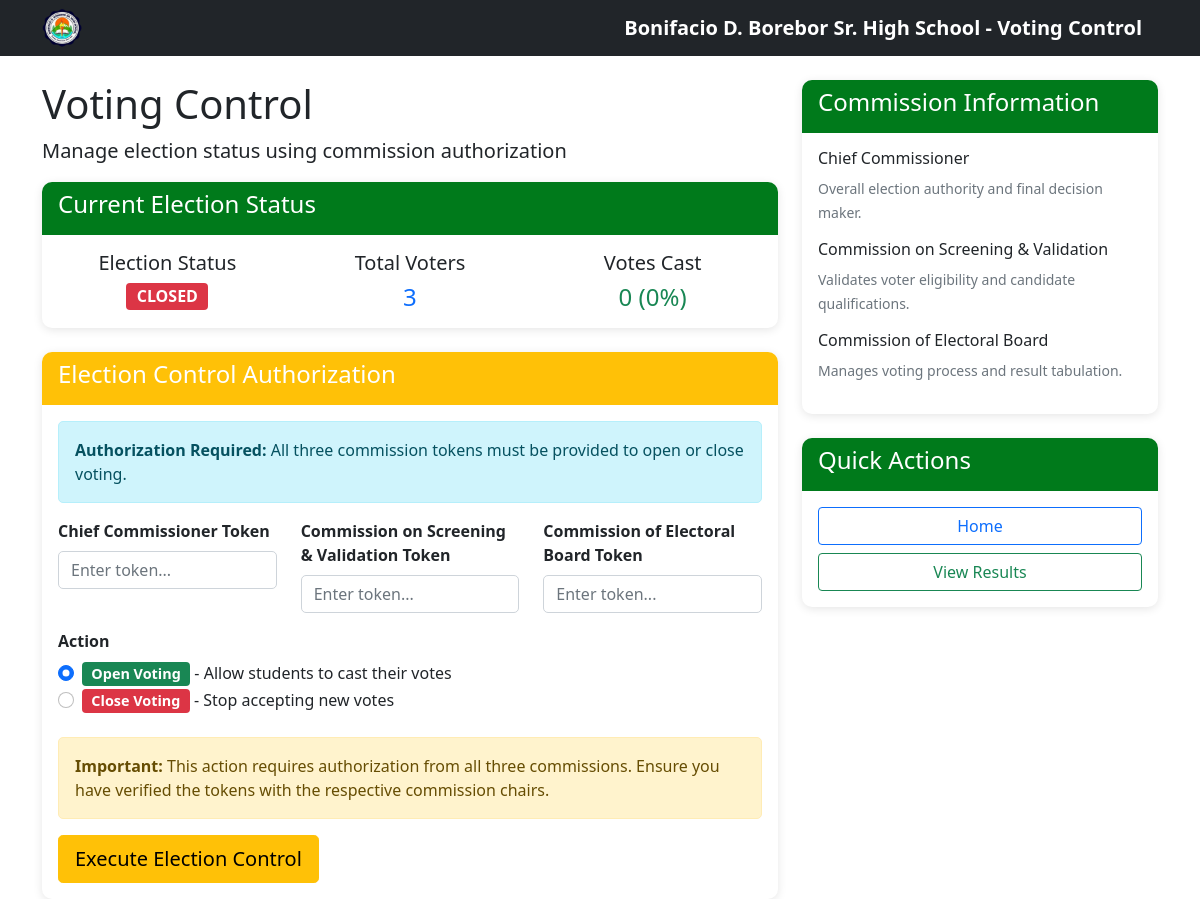
The app's page /voting_control.php with its own data.
### tables this page shows
CREATE TABLE school_info (
            id INTEGER PRIMARY KEY AUTOINCREMENT,
            school_name TEXT NOT NULL DEFAULT 'Supreme Secondary Learner Government',
            school_address TEXT,
            school_logo TEXT,
            contact_email TEXT,
            contact_phone TEXT,
            created_at TEXT DEFAULT CURRENT_TIMESTAMP,
            updated_at TEXT DEFAULT CURRENT_TIMESTAMP
        , school_id_no TEXT DEFAULT NULL, principal_name TEXT DEFAULT NULL, logo_path TEXT);

CREATE TABLE election_settings (
            id INTEGER PRIMARY KEY AUTOINCREMENT,
            election_name TEXT NOT NULL DEFAULT 'SSLG Election',
            election_token TEXT,
            is_open INTEGER NOT NULL DEFAULT 0,
            start_date TEXT,
            end_date TEXT,
            created_at TEXT DEFAULT CURRENT_TIMESTAMP,
            updated_at TEXT DEFAULT CURRENT_TIMESTAMP
        , logo_path TEXT, theme_color TEXT DEFAULT '#343a40', allowed_ips TEXT, chief_commissioner_token TEXT, screening_validation_token TEXT, electoral_board_token TEXT, require_open_tokens INTEGER NOT NULL DEFAULT 0);

### voting_control.php (the view, shortened to what this page needs)
<?php
$db = getDBConnection();
$election = $db->query("SELECT * FROM election_settings ORDER BY id DESC LIMIT 1")->fetch();
$total_voters = $db->query("SELECT COUNT(*) FROM users WHERE role = 'voter' AND is_active = 1")->fetchColumn();
$votes_cast = $db->query("SELECT COUNT(DISTINCT voter_id) FROM votes")->fetchColumn();
$completion_rate = $total_voters > 0 ? round(($votes_cast / $total_voters) * 100, 1) : 0;
$school_stmt = $db->query("SELECT school_name, logo_path FROM school_info LIMIT 1");
$school_info = $school_stmt ? $school_stmt->fetch() : null;
$school_name = $school_info['school_name'] ?? APP_NAME;
$school_logo_path = $school_info['logo_path'] ?? 'admin/assets/images/logo_1770187955.png';
?>
<!DOCTYPE html>
<html lang="en">
<head>
    <link href="https://cdn.jsdelivr.net/npm/bootstrap@5.1.3/dist/css/bootstrap.min.css" rel="stylesheet">
    <link href="assets/css/style.css" rel="stylesheet">
</head>
<body>
    <nav class="navbar navbar-expand-lg navbar-dark bg-dark">
        <div class="container">
            <?php if ($school_logo_path): ?>
                <img src="<?php echo htmlspecialchars($school_logo_path); ?>" alt="School Logo" class="navbar-logo">
            <?php endif; ?>
            <a class="navbar-brand" href="index.php"><?php echo $school_name; ?> - Voting Control</a>
        </div>
    </nav>
    <div class="container mt-4">
        <div class="row">
            <div class="col-lg-8">
                <h1>Voting Control</h1>
                <p class="lead">Manage election status using commission authorization</p>
                <div class="card mb-4">
                    <div class="card-header">
                        <h4>Current Election Status</h4>
                    </div>
                    <div class="card-body">
                        <div class="row">
                            <div class="col-md-4">
                                <div class="text-center">
                                    <h5>Election Status</h5>
                                    <span class="badge fs-6 <?php echo $election['is_open'] ? 'bg-success' : 'bg-danger'; ?>">
                                        <?php echo $election['is_open'] ? 'OPEN' : 'CLOSED'; ?>
                                    </span>
                                </div>
                            </div>
                            <div class="col-md-4">
                                <div class="text-center">
                                    <h5>Total Voters</h5>
                                    <span class="h4 text-primary"><?php echo $total_voters; ?></span>
                                </div>
                            </div>
                            <div class="col-md-4">
                                <div class="text-center">
                                    <h5>Votes Cast</h5>
                                    <span class="h4 text-success"><?php echo $votes_cast; ?> (<?php echo $completion_rate; ?>%)</span>
                                </div>
                            </div>
                        </div>
                    </div>
                </div>
                <div class="card">
                    <div class="card-header bg-warning">
                        <h4>Election Control Authorization</h4>
                    </div>
                    <div class="card-body">
                        <div class="alert alert-info">
                            <strong>Authorization Required:</strong> All three commission tokens must be provided to open or close voting.
                        </div>
                        <form method="POST" action="">
                            <div class="row">
                                <div class="col-md-4 mb-3">
                                    <label for="chief_token" class="form-label">
                                        <strong>Chief Commissioner Token</strong>
                                    </label>
                                    <input type="password" class="form-control" id="chief_token" name="chief_token" required placeholder="Enter token...">
                                </div>
                                <div class="col-md-4 mb-3">
                                    <label for="screening_token" class="form-label">
                                        <strong>Commission on Screening & Validation Token</strong>
                                    </label>
                                    <input type="password" class="form-control" id="screening_token" name="screening_token" required placeholder="Enter token...">
                                </div>
                                <div class="col-md-4 mb-3">
                                    <label for="electoral_token" class="form-label">
                                        <strong>Commission of Electoral Board Token</strong>
                                    </label>
                                    <input type="password" class="form-control" id="electoral_token" name="electoral_token" required placeholder="Enter token...">
                                </div>
                            </div>
                            <div class="mb-4">
                                <label class="form-label"><strong>Action</strong></label>
                                <div class="form-check">
                                    <input class="form-check-input" type="radio" name="action" id="action_open" value="open" <?php echo (!$election['is_open']) ? 'checked' : ''; ?>>
                                    <label class="form-check-label" for="action_open">
                                        <span class="badge bg-success">Open Voting</span> - Allow students to cast their votes
                                    </label>
                                </div>
                                <div class="form-check">
                                    <input class="form-check-input" type="radio" name="action" id="action_close" value="close" <?php echo $election['is_open'] ? 'checked' : ''; ?>>
                                    <label class="form-check-label" for="action_close">
                                        <span class="badge bg-danger">Close Voting</span> - Stop accepting new votes
                                    </label>
                                </div>
                            </div>
                            <div class="alert alert-warning">
                                <strong>Important:</strong> This action requires authorization from all three commissions. Ensure you have verified the tokens with the respective commission chairs.
                            </div>
                            <button type="submit" class="btn btn-warning btn-lg">
                                <i class="bi bi-shield-check"></i> Execute Election Control
                            </button>
                        </form>
                    </div>
                </div>
            </div>
            <div class="col-lg-4">
                <div class="card mb-4">
                    <div class="card-header">
                        <h4>Commission Information</h4>
                    </div>
                    <div class="card-body">
                        <div class="mb-3">
                            <h6><i class="bi bi-person-badge text-primary"></i> Chief Commissioner</h6>
                            <small class="text-muted">Overall election authority and final decision maker.</small>
                        </div>
                        <div class="mb-3">
                            <h6><i class="bi bi-search text-success"></i> Commission on Screening & Validation</h6>
                            <small class="text-muted">Validates voter eligibility and candidate qualifications.</small>
                        </div>
                        <div class="mb-3">
                            <h6><i class="bi bi-bar-chart text-info"></i> Commission of Electoral Board</h6>
                            <small class="text-muted">Manages voting process and result tabulation.</small>
                        </div>
                    </div>
                </div>
                <div class="card">
                    <div class="card-header">
                        <h4>Quick Actions</h4>
                    </div>
                    <div class="card-body">
                        <div class="d-grid gap-2">
                            <a href="index.php" class="btn btn-outline-primary">Home</a>
                            <a href="results.php" class="btn btn-outline-success">View Results</a>
                        </div>
                    </div>
                </div>
            </div>
        </div>
    </div>
</body>
</html>

### assets/css/style.css (style rules this page uses)
body { font-family: 'Segoe UI', Tahoma, Geneva, Verdana, sans-serif; background-color: #fff; }
.navbar-brand { font-weight: bold; }
.card { border: none; border-radius: 10px; box-shadow: 0 2px 10px rgba(0, 0, 0, 0.1); }
.card-header { background-color: #007a1b; color: #fff; border-radius: 10px 10px 0 0 !important; border: none; }
.form-control { border-radius: 5px; border: 1px solid #ced4da; }
.alert { border-radius: 5px; }
.badge { font-size: 0.9em; }

### voting_control.php (style rules this page uses)
.navbar-logo { max-height: 40px; margin-right: 15px; object-fit: contain; }

### records on screen
school_info: school_name "Bonifacio D. Borebor Sr. High School"
election_settings: is_open "☑ Open Voting - Allow students t", is_open "☐ Close Voting - Stop accepting"

### other values on screen
$total_voters "3"
$votes_cast "0"
$completion_rate "0"
